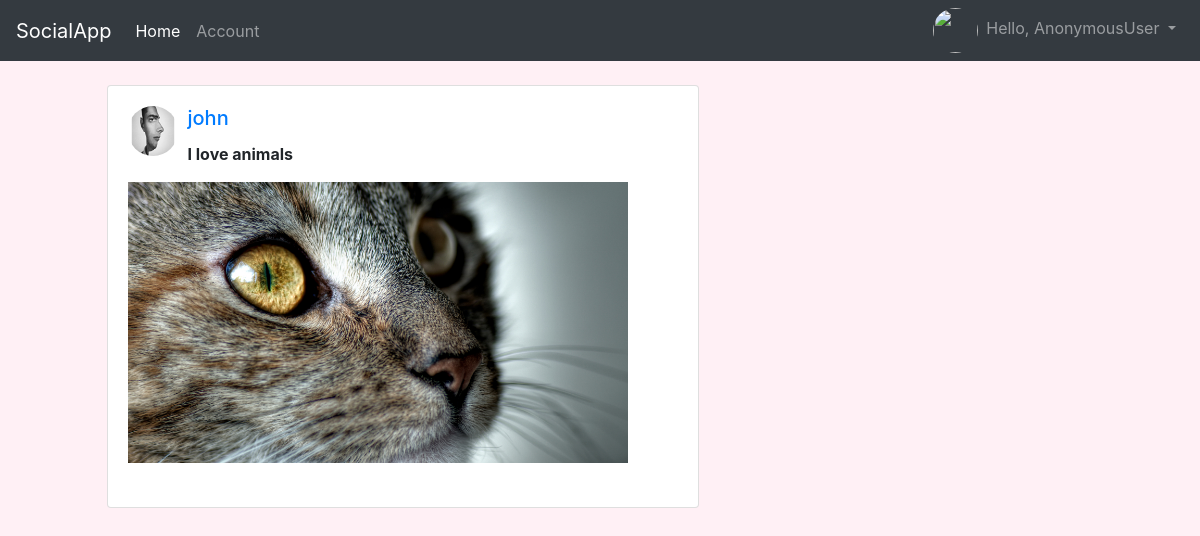
Screenshot of /post/0pt0ujx with the database file from the repository.
### Post/models.py (models this page shows, shortened)
class UserPOST(models.Model):
    user=models.ForeignKey(User,default=1,on_delete=models.CASCADE)
    content=models.TextField(max_length=255, blank=True)
    slug=models.SlugField(max_length=250,null=True,blank=True)
    image=models.ImageField(upload_to='post_image/',blank=True)
    timestamp=models.DateTimeField(auto_now_add=True)

### Account/models.py (models this page shows, shortened)
class UserProfile(models.Model):
	user=models.OneToOneField(User,on_delete=models.CASCADE)
	profilePic=models.ImageField(upload_to='profile_image/', default='profile_image/default.png',blank=True)

### Post/views.py (the view)
# urls.py: path('<slug:slug>', views.PostId,name='postId'),
def PostId(request,slug):
	post=UserPOST.objects.get(slug=slug)
	context={"post":post}
	return render(request,"idPost.html",context)

### Post/templates/idPost.html (shortened to what this page needs)
{% include 'base.html' %}
{% include 'navbar.html' %}
{% block body %}
<div class="row">
<div class="col-sm-1 "></div>
<div class="col-sm-8">
<div class="card w-75 mx-1 my-4" >
<div class="card-body">
	<a href="account/{{ qs.user }}">
	<img src="{{ post.user.userprofile.profilePic.url }}" id="profileImage" class="rounded-circle">
<h5 class="card-title">{{ post.user }}</h5></a>
<p class="card-text"><b>{{ post.content }}</b></p>
	{% if post.image %}
	<img src="{{ post.image.url }}" alt="" class="post_image"><br>
	{% endif %}
</div>
</div>
</div>
</div>
{% endblock %}

### Post/templates/idPost.html (style rules this page uses)
body { background-color:lavenderblush; }
.post_image { display: block; max-width:500px; max-height:500px; width: auto; height: auto; }
#profileImage { float:left; margin-right:10px; width:50px; height:50px; }

### rows the page displays
UserPOST: user.userprofile.profilePic (picture), user "john", content "I love animals", image (picture)

### other values shown
{{ request.user }} "AnonymousUser"
